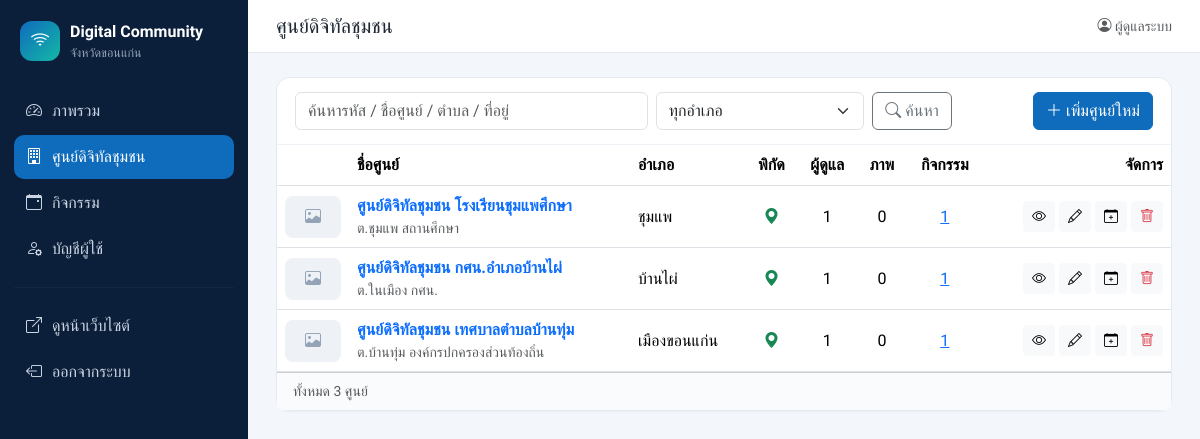
/admin/centers.php (signed in), run on the app's committed database.
### tables this page shows
CREATE TABLE IF NOT EXISTS centers (
  id            INT UNSIGNED AUTO_INCREMENT PRIMARY KEY,
  code          VARCHAR(30)  NULL,                   
  name          VARCHAR(255) NOT NULL,
  center_type   VARCHAR(100) NOT NULL DEFAULT '',    
  address       VARCHAR(255) NOT NULL DEFAULT '',
  village       VARCHAR(100) NOT NULL DEFAULT '',
  subdistrict   VARCHAR(100) NOT NULL DEFAULT '',
  district      VARCHAR(100) NOT NULL DEFAULT '',
  province      VARCHAR(100) NOT NULL DEFAULT 'ขอนแก่น',
  postcode      VARCHAR(10)  NOT NULL DEFAULT '',
  lat           DECIMAL(10,7) NULL,
  lng           DECIMAL(10,7) NULL,
  phone         VARCHAR(50)  NOT NULL DEFAULT '',
  email         VARCHAR(150) NOT NULL DEFAULT '',
  facebook      VARCHAR(255) NOT NULL DEFAULT '',
  open_hours    VARCHAR(150) NOT NULL DEFAULT '',
  services      TEXT NULL,                           
  description   TEXT NULL,
  cover_image   VARCHAR(255) NOT NULL DEFAULT '',
  is_active     TINYINT(1)   NOT NULL DEFAULT 1,
  created_at    DATETIME     NOT NULL DEFAULT CURRENT_TIMESTAMP,
  updated_at    DATETIME     NOT NULL DEFAULT CURRENT_TIMESTAMP ON UPDATE CURRENT_TIMESTAMP,
  UNIQUE KEY uq_code (code),
  KEY idx_district (district)
);

### includes/functions.php (called while the page is built, shortened)
<?php
function h($s): string
{
    return htmlspecialchars((string)$s, ENT_QUOTES, 'UTF-8');
}

### admin/centers.php (the view, shortened to what this page needs)
<?php
require_once __DIR__ . '/../includes/functions.php';
$pdo = db();
$q = trim($_GET['q'] ?? '');
$where = [];
$params = [];
$sql = "SELECT c.*,
          (SELECT COUNT(*) FROM center_staff s WHERE s.center_id = c.id) AS staff_count,
          (SELECT COUNT(*) FROM center_images i WHERE i.center_id = c.id) AS image_count,
          (SELECT COUNT(*) FROM activities a WHERE a.center_id = c.id) AS activity_count
        FROM centers c" . ($where ? ' WHERE ' . implode(' AND ', $where) : '') . ' ORDER BY c.district, c.name';
$st = $pdo->prepare($sql);
$st->execute($params);
$rows = $st->fetchAll();
require __DIR__ . '/partials/header.php';
?>
<div class="card">
  <div class="card-header">
    <form class="row g-2 align-items-center">
      <div class="col-md-5"><input name="q" class="form-control" placeholder="ค้นหารหัส / ชื่อศูนย์ / ตำบล / ที่อยู่" value="<?= h($q) ?>"></div>
      <div class="col-md-3">
        <select name="district" class="form-select">
          <option value="">ทุกอำเภอ</option>
        </select>
      </div>
      <div class="col-auto"><button class="btn btn-outline-secondary"><i class="bi bi-search"></i> ค้นหา</button></div>
      <div class="col-auto ms-auto"><a href="center_form.php" class="btn btn-primary"><i class="bi bi-plus-lg"></i> เพิ่มศูนย์ใหม่</a></div>
    </form>
  </div>
  <div class="table-responsive">
    <table class="table table-hover align-middle mb-0">
      <thead><tr><th style="width:72px"></th><th>ชื่อศูนย์</th><th>อำเภอ</th><th class="text-center">พิกัด</th>
        <th class="text-center">ผู้ดูแล</th><th class="text-center">ภาพ</th><th class="text-center">กิจกรรม</th><th class="text-end">จัดการ</th></tr></thead>
      <tbody>
      <?php foreach ($rows as $r): ?>
        <tr class="<?= $r['is_active'] ? '' : 'table-secondary' ?>">
          <td><?php if ($r['cover_image']): ?><img src="../<?= h(upload_url($r['cover_image'])) ?>" class="thumb" alt=""><?php else: ?><span class="thumb thumb-empty"><i class="bi bi-image"></i></span><?php endif; ?></td>
          <td><a href="center_form.php?id=<?= (int)$r['id'] ?>" class="fw-semibold text-decoration-none"><?= h($r['name']) ?></a>
            <div class="small text-muted"><?= $r['code'] ? '<span class="badge text-bg-light border">' . h($r['code']) . '</span> ' : '' ?><?= h(trim('ต.' . $r['subdistrict'] . ' ' . $r['center_type'])) ?></div></td>
          <td><?= h($r['district']) ?></td>
          <td class="text-center"><?= $r['lat'] !== null && $r['lng'] !== null ? '<i class="bi bi-geo-alt-fill text-success" title="' . h($r['lat'] . ', ' . $r['lng']) . '"></i>' : '<i class="bi bi-geo-alt text-danger" title="ยังไม่ระบุพิกัด"></i>' ?></td>
          <td class="text-center"><?= (int)$r['staff_count'] ?></td>
          <td class="text-center"><?= (int)$r['image_count'] ?></td>
          <td class="text-center"><a href="activities.php?center_id=<?= (int)$r['id'] ?>"><?= (int)$r['activity_count'] ?></a></td>
          <td class="text-end text-nowrap">
            <a href="../center.html?id=<?= (int)$r['id'] ?>" target="_blank" class="btn btn-sm btn-light" title="ดูหน้าเว็บ"><i class="bi bi-eye"></i></a>
            <a href="center_form.php?id=<?= (int)$r['id'] ?>" class="btn btn-sm btn-light" title="แก้ไข"><i class="bi bi-pencil"></i></a>
            <a href="activity_form.php?center_id=<?= (int)$r['id'] ?>" class="btn btn-sm btn-light" title="เพิ่มกิจกรรม"><i class="bi bi-calendar-plus"></i></a>
            <form method="post" class="d-inline" data-confirm="ลบศูนย์ &quot;<?= h($r['name']) ?>&quot; รวมถึงผู้ดูแล ภาพ และกิจกรรมทั้งหมด?">
              <button class="btn btn-sm btn-light text-danger" title="ลบ"><i class="bi bi-trash"></i></button>
            </form>
          </td>
        </tr>
      <?php endforeach; ?>
      </tbody>
    </table>
  </div>
  <div class="card-footer small text-muted">ทั้งหมด <?= count($rows) ?> ศูนย์</div>
</div>
<?php require __DIR__ . '/partials/footer.php'; ?>

### assets/css/admin.css (style rules this page uses)
:root { --brand:#0f6cbd;--brand-2:#14b8a6;--ink:#1f2937;--side:#0b1f3a }
body { font-family:'Sarabun',system-ui,sans-serif;background:#f3f6fa;color:var(--ink) }
h1,h2,h3,h4,h5,.brand,.stat-num,.btn,.card-header { font-family:'Prompt','Sarabun',sans-serif }
.card { border:1px solid #e5e9f0;border-radius:14px;box-shadow:0 1px 2px rgba(15,23,42,.04) }
.card-header { background:#fff;border-bottom:1px solid #eef1f5;padding:14px 18px;border-radius:14px 14px 0 0!important }
.card-footer { background:#fafbfd }
.btn-primary { background:var(--brand);border-color:var(--brand) }
.thumb { width:56px;height:42px;object-fit:cover;border-radius:8px;display:inline-grid;place-items:center }
.thumb-empty { background:#eef2f7;color:#94a3b8 }

### data on the page
centers: name "ศูนย์ดิจิทัลชุมชน โรงเรียนชุมแพศึกษา", subdistrict+center_type "ต.ชุมแพ สถานศึกษา", district "ชุมแพ", staff_count "1", image_count "0", activity_count "1"
centers: name "ศูนย์ดิจิทัลชุมชน กศน.อำเภอบ้านไผ่", subdistrict+center_type "ต.ในเมือง กศน.", district "บ้านไผ่", staff_count "1", image_count "0", activity_count "1"
centers: name "ศูนย์ดิจิทัลชุมชน เทศบาลตำบลบ้านทุ่ม", subdistrict+center_type "ต.บ้านทุ่ม องค์กรปกครองส่วนท้องถิ่น", district "เมืองขอนแก่น", staff_count "1", image_count "0", activity_count "1"

### other printed values
PROVINCE "ขอนแก่น"
$label "ภาพรวม"
$label "ศูนย์ดิจิทัลชุมชน"
$label "กิจกรรม"
$label "บัญชีผู้ใช้"
$pageTitle "ศูนย์ดิจิทัลชุมชน"
$user['fullname'] ?: $user['username'] "ผู้ดูแลระบบ"
count($rows) "3"
